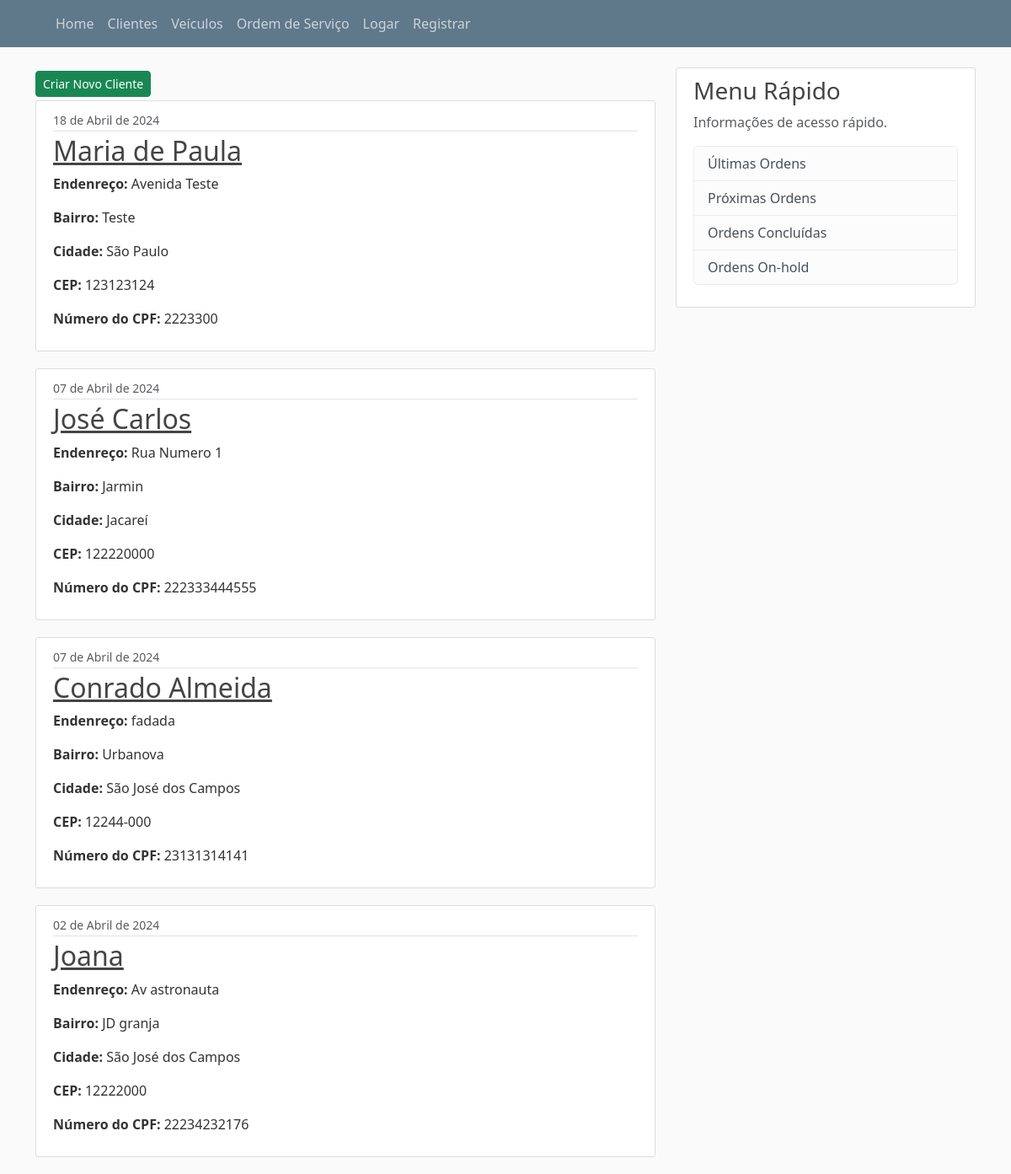
/garage/clientes/, run on the app's committed database.
### garage/models.py (models this page shows, shortened)
class Cliente(models.Model):
    nome = models.CharField(max_length=250)
    slug = models.SlugField(max_length=250)
    n_cpf = models.CharField(max_length=50)
    endereco = models.CharField(max_length=150)
    bairro = models.CharField(max_length=50)
    cidade = models.CharField(max_length=50)
    cep = models.CharField(max_length=9)
    data_criacao = models.DateTimeField(auto_now_add=True)
    email = models.CharField(max_length=100)
    autor = models.ForeignKey(User, on_delete=models.CASCADE)

### garage/views.py (the view)
# urls.py: path('clientes/', ClienteListView.as_view(), name='client-view'),
class ClienteListView(ListView):
    model = Cliente
    template_name = 'garage/clientes/client_home.html'
    context_object_name = 'clientes'
    ordering = ['-data_criacao']

### templates/garage/clientes/client_home.html (shortened to what this page needs)
{% extends "garage/base.html" %}
{% block content %}
<div class="form-group">
  <a class="btn btn-success btn-sm mt-1 mb-1" href="{% url 'garage:client-create' %}">Criar Novo Cliente</a>
</div>
{% for cliente in clientes %}
<article class="media content-section">
  <div class="media-body">
      <div class="article-metadata">
          <small class="text-muted">{{ cliente.data_criacao|date:"d " }} de {{ cliente.data_criacao|date:"F" }} de {{ cliente.data_criacao|date:"Y" }} </small>
      </div>
      <h2><a class="article-title" href="{% url 'garage:client-detail' cliente.id %}" >{{ cliente.nome }}</a></h2>
      <p class="classificacao"><strong>Endenreço:</strong> {{ cliente.endereco }}</p>
      <p class="classificacao"><strong>Bairro:</strong> {{ cliente.bairro }}</p>
      <p class="classificacao"><strong>Cidade:</strong> {{ cliente.cidade }}</p>
      <p class="classificacao"><strong>CEP:</strong> {{ cliente.cep }}</p>
      <p class="classificacao"><strong>Número do CPF:</strong> {{ cliente.n_cpf }}</p>
  </div>
</article>
{% endfor %}
{% endblock content %}

### garage/static/css/main.css (style rules this page uses)
body { background: #fafafa; color: #333333; margin-top: 5rem; }
h1, h2, h3, h4, h5, h6 { color: #444444; }
.content-section { background: #ffffff; padding: 10px 20px; border: 1px solid #dddddd; border-radius: 3px; margin-bottom: 20px; }
.article-title { color: #444444; }
.article-metadata { padding-bottom: 1px; margin-bottom: 4px; border-bottom: 1px solid #e3e3e3 }

### data on the page
Cliente: data_criacao "18", data_criacao "Abril", data_criacao "2024", nome "Maria de Paula", endereco "Avenida Teste", bairro "Teste", cidade "São Paulo", cep "123123124", n_cpf "2223300"
Cliente: data_criacao "07", data_criacao "Abril", data_criacao "2024", nome "José Carlos", endereco "Rua Numero 1", bairro "Jarmin", cidade "Jacareí", cep "122220000", n_cpf "222333444555"
Cliente: data_criacao "07", data_criacao "Abril", data_criacao "2024", nome "Conrado Almeida", endereco "fadada", bairro "Urbanova", cidade "São José dos Campos", cep "12244-000", n_cpf "23131314141"
Cliente: data_criacao "02", data_criacao "Abril", data_criacao "2024", nome "Joana", endereco "Av astronauta", bairro "JD granja", cidade "São José dos Campos", cep "12222000", n_cpf "22234232176"
